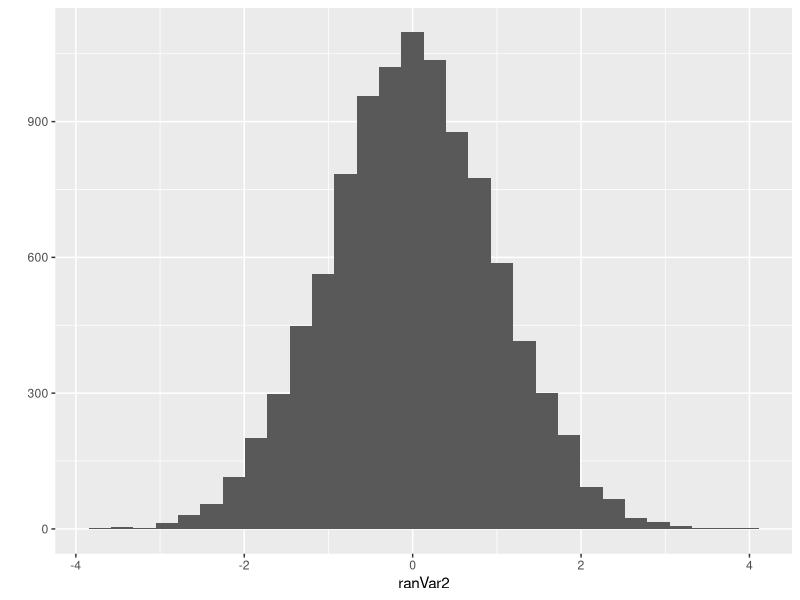
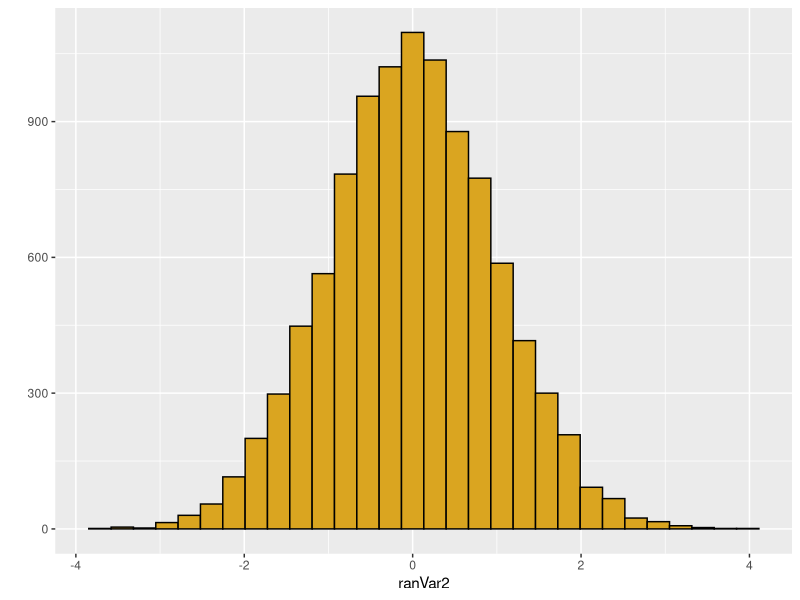

Reproduce these figures in R, in order.
# Explain what the heck this script is. What is it doing, what project is it associated with? Give as many details as possible so that you will understand later on what this is from!

# 6 September 2018
# JSC
#--------------------------
# Preliminaries
library(ggplot2)
#set.seed(100)
library(TeachingDemos)
#char2seed(x="green tea")

# Global variables
nRep <- 10000 #number of values

#Create or read in data
ranVar1 <- rnorm(n=nRep)
# print(ranVar1)

# Peak at data
head(ranVar1)
tail(ranVar1)
length(ranVar1)
str(ranVar1)

#Create second variable
ranVar2 <- rnorm(nRep)

#visualize data
qplot(x=ranVar2)
qplot(x=ranVar2,
      color=I("black"),
      fill=I("goldenrod"))
